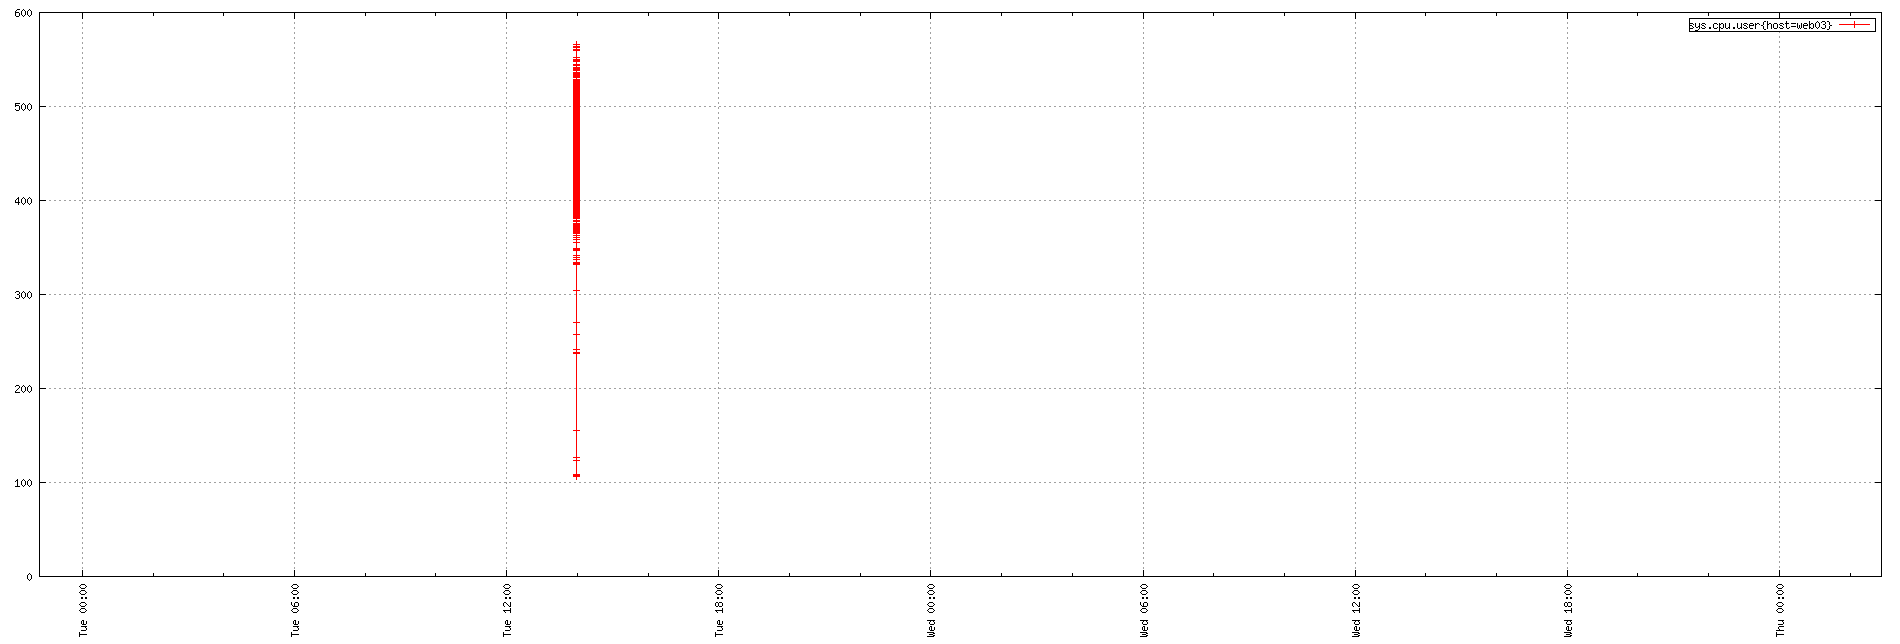

This chart was generated by the following gnuplot code:
set term png small size 1900,644
set xdata time
set timefmt "%s"
if (GPVAL_VERSION < 4.6) set xtics rotate; else set xtics rotate right
set output "${TMPDIR-'tmp'}/tsd/11044b11.png"
set xrange ["1673909229":"1674096802"]
set format x "%a %H:%M"
set grid
set style data linespoint
set key right box
set yrange [0:]
plot  "${TMPDIR-'tmp'}/tsd/11044b11_0.dat" using 1:2 title "sys.cpu.user{host=web03}"
